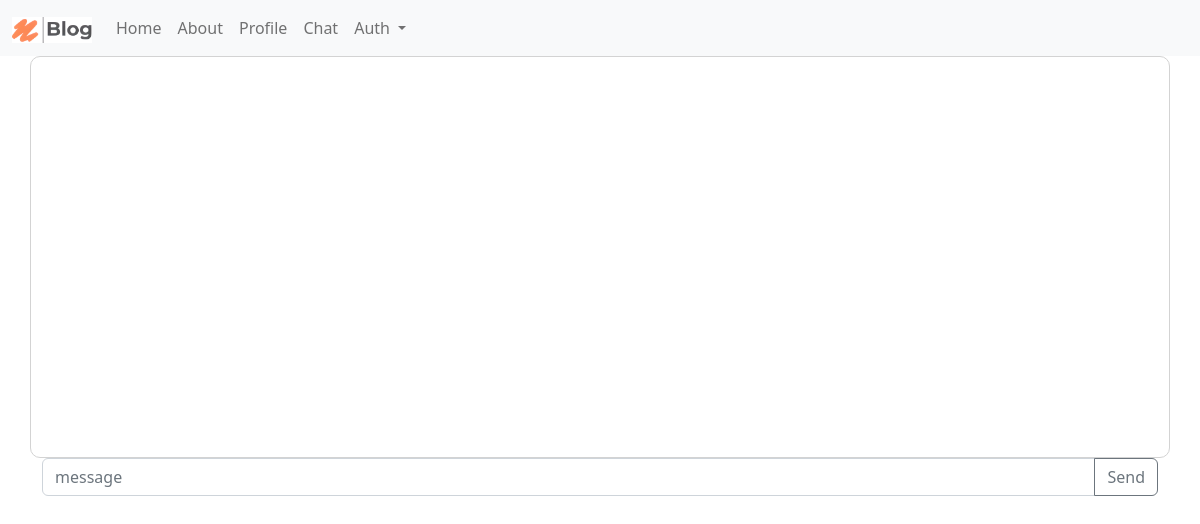
The app's page /chat/, older data.
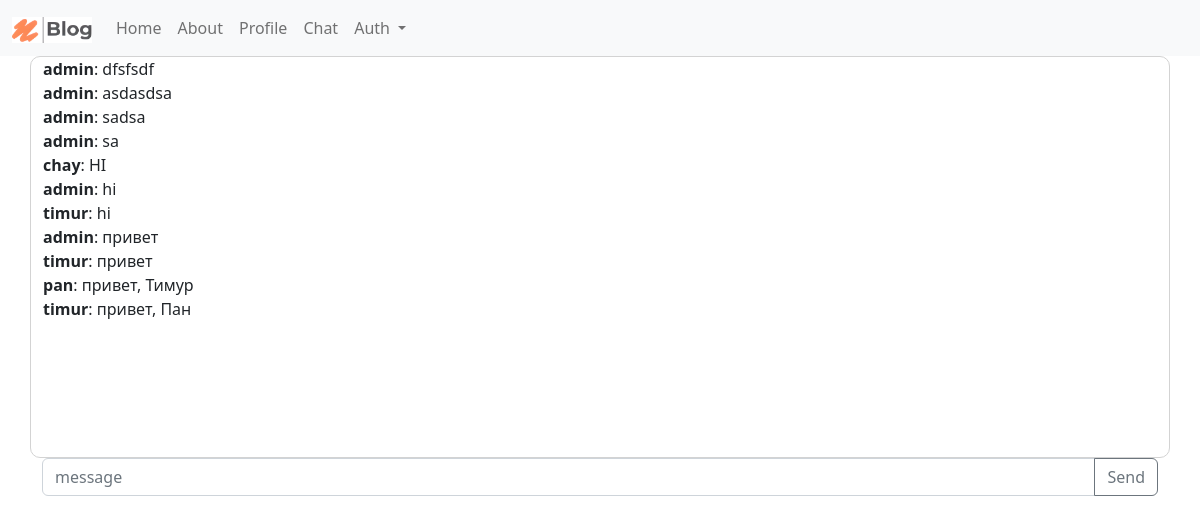
The same page, newer data.
### chat/models.py (models this page shows)
class Message(models.Model):
    user = models.ForeignKey(User, related_name='messages', on_delete=models.CASCADE)
    content = models.TextField()
    date_added = models.DateTimeField(auto_now_add=True)
    class Meta:
        ordering = ('date_added',)

### chat/views.py (the view)
# urls.py: path('', views.lobby)
def lobby(request):
    messages = Message.objects.all()[::-1][0:25][::-1]
    return render(
        request,
        'chat/index.html', context={'messages': messages}
    )

### chat/templates/chat/index.html (shortened to what this page needs)
{% load static %}
<!DOCTYPE html>
<html lang="en">
<head>
    <link href="https://cdn.jsdelivr.net/npm/bootstrap@5.2.0-beta1/dist/css/bootstrap.min.css" rel="stylesheet">
</head>
<body>
    <nav class="navbar navbar-expand-lg bg-light">
  <div class="container-fluid">
    <a class="navbar-brand" href="/"><img src="{% static 'crblog/logo.png' %}" width="80px" height="auto"></a>
    <div class="collapse navbar-collapse" id="navbarSupportedContent">
      <ul class="navbar-nav me-auto mb-2 mb-lg-0">
          <li class="nav-item">
          <a class="nav-link" aria-current="page" href="/" >Home</a>
        </li>
        <li class="nav-item">
          <a class="nav-link" aria-current="page" href="/about/" >About</a>
        </li>
        <li class="nav-item">
          <a class="nav-link" href="/profile/">Profile</a>
        </li>
          <li class="nav-item">
          <a class="nav-link" href="/chat/">Chat</a>
        </li>
        <li class="nav-item dropdown">
          <a class="nav-link dropdown-toggle" href="#" id="navbarDropdown" role="button" data-bs-toggle="dropdown" aria-expanded="false">
            Auth
          </a>
        </li>
      </ul>
    </div>
  </div>
</nav>
    <section class="section has-text-white">
            <div class="container">
            <div class="row">
                {% if user.is_superuser %}
            <div class="col-12 col-md-8" style="border: solid 1px lightgray;border-radius: 10px;">
                <div class="box messages" id="chat-messages" style="">
                    {% for m in messages %}<b>{{ m.user.username }}</b>: {{ m.content }}<br>{% endfor %}
                </div>
            </div>
            <div class="col-12 col-md-4" style="border: solid 1px lightgray;border-radius: 10px">
                <h3>Online Users</h3>
                <div class="box messages" id="online" >
                </div>
            </div>
                {% else %}
                <div class="col-12" style="border: solid 1px lightgray;border-radius: 10px;">
                <div class="box messages" id="chat-messages" style="">
                    {% for m in messages %}<b>{{ m.user.username }}</b>: {{ m.content }}<br>{% endfor %}
                </div>
            </div>
                {% endif %}
            <div class="col-12" >
                <div class="box">
                    <div class="media">
                        <div class="media-content">
                            <form method="post" action="." id="form">
                                <div class="input-group mb-3">
                                  <input name="message" type="text" class="form-control" placeholder="message" aria-label="message" aria-describedby="button-addon2">
                                  <button type="submit" class="btn btn-outline-secondary" type="button" id="button-addon2">Send</button>
                                </div>
                            </form>
                        </div>
                    </div>
                </div>
            </div>
        </div>
            </div>
    </section>
</body>
</html>

### chat/templates/chat/index.html (style rules this page uses)
.messages { height: 400px; overflow-y: auto; }

Row changes from the older to the newer data that the page shows:
added Message: user.username "admin", content "dfsfsdf"
added Message: user.username "admin", content "asdasdsa"
added Message: user.username "admin", content "sadsa"
added Message: user.username "admin", content "sa"
added Message: user.username "chay", content "HI"
added Message: user.username "admin", content "hi"
added Message: user.username "timur", content "hi"
added Message: user.username "admin", content "привет"
added Message: user.username "timur", content "привет"
added Message: user.username "pan", content "привет, Тимур"
added Message: user.username "timur", content "привет, Пан"
